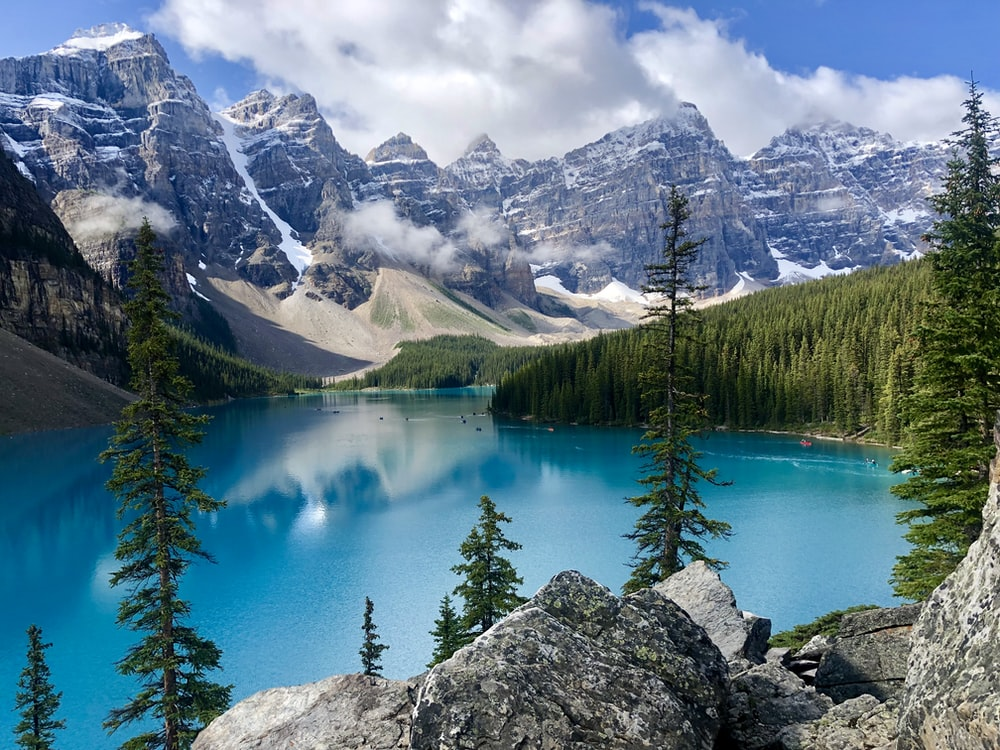
#> input picture palette-generator/pictures/nature.jpeg, 1000 x 750 px
$ jupyter execute palette-generator.ipynb
#> lines starting #> are read from the running program, lines starting #| are printed output that depends on the picture
[cell 1]
import pandas as pd
import os
from PIL import Image
import matplotlib.pyplot as plt
from matplotlib.image import imread
import numpy as np
from sklearn.cluster import KMeans
import colorsys
import hdbscan
from sklearn.cluster import AgglomerativeClustering

[cell 2]
# Set working directory
wkdir = os.getcwd()

[cell 3]
# Import picture
picture_name = "nature.jpeg"
picture = wkdir + "/pictures/" + picture_name
image = Image.open(picture).convert("RGB")
#> image is the input picture: PIL image 1000x750 RGB; mean R, G, B 95.3, 120.7, 134.7

[cell 4]
# RGB pixels to DF
pix = image.load()
pix_vals = list(image.getdata())
#> pix_vals = 750000 items
pix_df = pd.DataFrame(pix_vals, columns =['R', 'G', 'B'])
#> pix_df = table of 750000 rows and 3 columns

[cell 5]
# Run K-Means to cluster RBG values
k = 8
kmeans = KMeans(n_clusters = k)
ypred = kmeans.fit_predict(pix_df)

[cell 6]
# Round cluster centers
palette = []
for cluster_center in kmeans.cluster_centers_:
    palette.append(tuple([int(val) for val in cluster_center]))

[cell 7]
# Display palette
palette = np.array(palette)[np.newaxis, :, :]
plt.imshow(palette)
plt.axis('off')
plt.show()
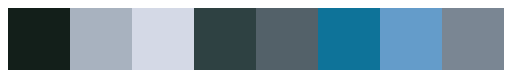
#> figure drawn by matplotlib, 1 panel

[cell 8]
image

[cell 9]
def rgb_and_hsv(rgb):
    '''
    Function to return RGB and HSV in same tuple, from RBG input
    '''
    r, g, b = rgb
    rbg_and_hsv = rgb + colorsys.rgb_to_hsv(r, g, b)
    return rbg_and_hsv

[cell 10]
rgb_hsv = [rgb_and_hsv(rgb=pix) for pix in pix_vals]
#> rgb_hsv = 750000 items
rgb_hsv_df = pd.DataFrame(rgb_hsv, columns=['R', 'G', 'B', 'H', 'S', 'V'])
#> rgb_hsv_df = table of 750000 rows and 6 columns
rgb_hsv_df['cluster'] = ypred

[cell 11]
top_saturation_df = rgb_hsv_df.groupby("cluster").median('S')
#> top_saturation_df = table of 8 rows and 6 columns
top_saturation_df["RGB"] = list(zip(top_saturation_df.R, top_saturation_df.G, top_saturation_df.B))
hi_sat_palette = list(top_saturation_df["RGB"])
#> hi_sat_palette = [(19, 32, 25), (169, 179, 191), (211, 217, 232), (49, 65, 64), (84, 98, 107), (3, 117, 152), (101, 158, 202), (123, 134, 150)]
hi_sat_palette = tuple(tuple(map(int, tup)) for tup in hi_sat_palette)
#> hi_sat_palette = ((19, 32, 25), (169, 179, 191), (211, 217, 232), (49, 65, 64), (84, 98, 107), (3, 117, 152), (101, 158, 202), (123, 134, 150))

[cell 12]
# Display palette
palette = np.array(hi_sat_palette)[np.newaxis, :, :]
#> palette = [[19, 32, 25], [169, 179, 191], [211, 217, 232], [49, 65, 64], [84, 98, 107], [3, 117, 152], [101, 158, 202], [123, 134, 150]]
plt.imshow(palette)
plt.axis('off')
plt.show()
